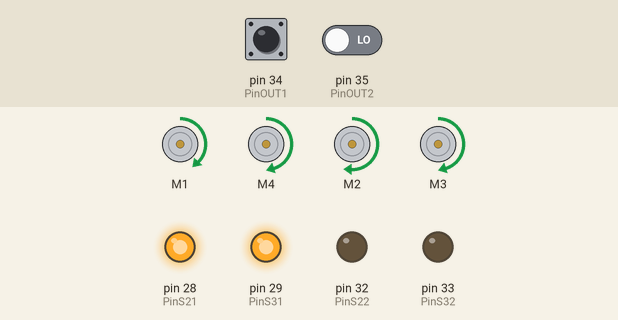
The sketch below on a simulated Arduino Mega 2560, built with avr-gcc and run on an emulated ATmega2560. On the bench: 4 × DC motor (green arrow = forward, orange = backward, longer = faster), output pins drawn as LEDs (lit = HIGH). The test bench sets the inputs (shaded band); at power-on: pin 34 (PinOUT1) LOW, pin 35 (PinOUT2) LOW. What the sketch prints to the serial monitor is not drawn.

Above: at 1.2 s.
1.3 s: pin 34 (PinOUT1) pulsed HIGH 2 times (0.12 s each, 0.3 s apart)
At 1.9 s:
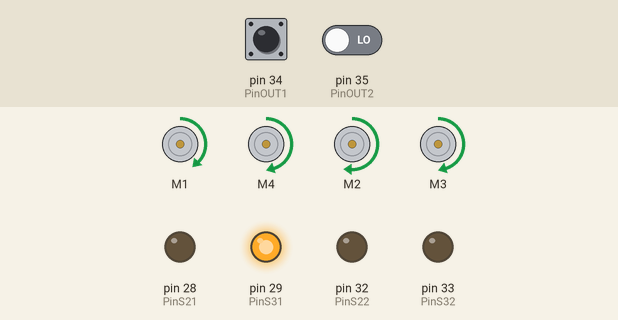
At 49.4 s:
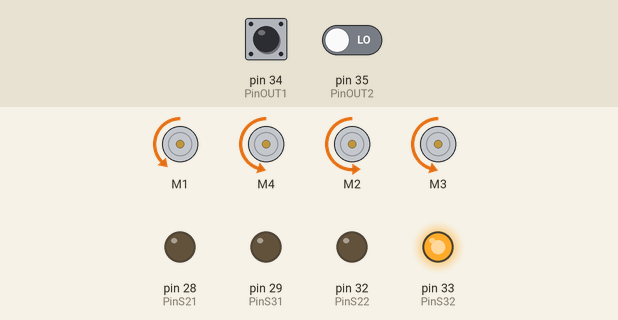
Timing chart, 0 to 51.1 s (numbered marks = the images above; inputs shaded):
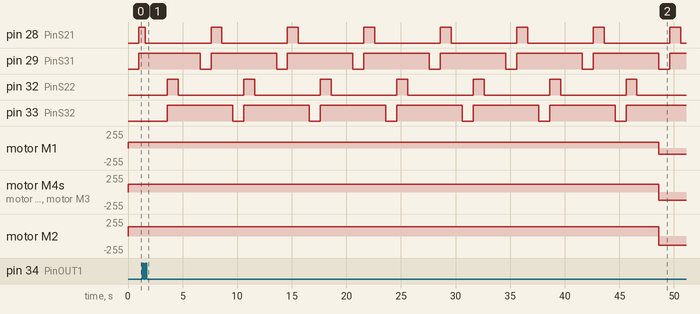

Measured:
- after the input at 1.3 s, motor M1: forward 90/255 → backward 90/255 after 47.3 s instead of 47.7 s; motor M4, motor M3: forward 120/255 → backward 120/255 after 47.3 s instead of 47.7 s; motor M2: forward 140/255 → backward 140/255 after 47.3 s instead of 47.7 s
- by itself, pin 28 (PinS21), pin 32 (PinS22): alternates HIGH for 1.0 s and LOW for 6.0 s
- by itself, pin 29 (PinS31), pin 33 (PinS32): alternates HIGH for 6.0 s and LOW for 1.0 s

The sketch:

circuito1.ino
```cpp
#include <AFMotor.h>

// Motores dianteiros DIR e ESQ
AF_DCMotor motor1(1);
AF_DCMotor motor2(4);

// Motores traseiros DIR e ESQ
AF_DCMotor motor3(2);
AF_DCMotor motor4(3);

const unsigned long moveDuration = 1000;  // Duração do movimento em milissegundos
const unsigned long stopDuration = 1000;  // Tempo para parar os motores antes de iniciar o próximo movimento

#define PinOUT1 34  // Definição do Pino OUT do sensor 1 na entrada digital 7
#define PinS01 26   // Definição do Pino S0 do sensor 1 na entrada digital 26
#define PinS11 27   // Definição do Pino S1 do sensor 1 na entrada digital 27
#define PinS21 28   // Definição do Pino S2 do sensor 1 na entrada digital 28
#define PinS31 29   // Definição do Pino S3 do sensor 1 na entrada digital 29

#define PinOUT2 35  // Definição do Pino OUT do sensor 2 na entrada digital 6
#define PinS02 30   // Definição do Pino S0 do sensor 2 na entrada digital 30
#define PinS12 31   // Definição do Pino S1 do sensor 2 na entrada digital 31
#define PinS22 32   // Definição do Pino S2 do sensor 2 na entrada digital 32
#define PinS32 33   // Definição do Pino S3 do sensor 2 na entrada digital 33

int red1, green1, blue1;  // Variáveis para o sensor 1
int red2, green2, blue2;  // Variáveis para o sensor 2

void norte() {
  motor1.setSpeed(90);   // M1 = 80 RPM(60) ; 100RPM(70) ; 128rpm (100)
  motor2.setSpeed(120);  // M4 = 64 RPM(60) ; 100RPM(93) ; 156rpm (100)
  motor3.setSpeed(140);  // M2 = 100 RPM(60) ; 176rpm (100)
  motor4.setSpeed(120);  // M3 = 104 RPM(60) ; 136rpm (100)

  motor1.run(FORWARD);
  motor2.run(FORWARD);
  motor3.run(FORWARD);
  motor4.run(FORWARD);
}

void sul() {
  motor1.setSpeed(90);   // M1 = 80 RPM(60) ; 100RPM(70) ; 128rpm (100)
  motor2.setSpeed(120);  // M4 = 64 RPM(60) ; 100RPM(93) ; 156rpm (100)
  motor3.setSpeed(140);  // M2 = 100 RPM(60) ; 176rpm (100)
  motor4.setSpeed(120);  // M3 = 104 RPM(60) ; 136rpm (100)

  motor1.run(BACKWARD);
  motor2.run(BACKWARD);
  motor3.run(BACKWARD);
  motor4.run(BACKWARD);
}

void leste() {
  motor1.setSpeed(90);   // M1 = 80 RPM(60) ; 100RPM(70) ; 128rpm (100)
  motor2.setSpeed(120);  // M4 = 64 RPM(60) ; 100RPM(93) ; 156rpm (100)
  motor3.setSpeed(140);  // M2 = 100 RPM(60) ; 176rpm (100)
  motor4.setSpeed(120);  // M3 = 104 RPM(60) ; 136rpm (100)

  motor1.run(FORWARD);  //m1
  motor2.run(BACKWARD);
  motor3.run(BACKWARD);  //m2
  motor4.run(FORWARD);
}

void oeste() {
  motor1.setSpeed(90);   // M1 = 80 RPM(60) ; 100RPM(70) ; 128rpm (100)
  motor2.setSpeed(120);  // M4 = 64 RPM(60) ; 100RPM(93) ; 156rpm (100)
  motor3.setSpeed(140);  // M2 = 100 RPM(60) ; 176rpm (100)
  motor4.setSpeed(120);  // M3 = 104 RPM(60) ; 136rpm (100)

  motor1.run(BACKWARD);
  motor2.run(FORWARD);
  motor3.run(FORWARD);
  motor4.run(BACKWARD);
}

void nordeste() {
  motor1.setSpeed(90);   // M1 = 80 RPM(60) ; 100RPM(70) ; 128rpm (100)
  motor2.setSpeed(0);    // M4 = 64 RPM(60) ; 100RPM(93) ; 156rpm (100)
  motor3.setSpeed(0);    // M2 = 100 RPM(60) ; 176rpm (100)
  motor4.setSpeed(120);  // M3 = 104 RPM(60) ; 136rpm (100)

  motor1.run(FORWARD);  //m1
  motor2.run(RELEASE);
  motor3.run(RELEASE);  //m2
  motor4.run(FORWARD);
}

void noroeste() {
  motor1.setSpeed(0);    // M1 = 80 RPM(60) ; 100RPM(70) ; 128rpm (100)
  motor2.setSpeed(120);  // M4 = 64 RPM(60) ; 100RPM(93) ; 156rpm (100)
  motor3.setSpeed(120);  // M2 = 100 RPM(60) ; 176rpm (100)
  motor4.setSpeed(0);    // M3 = 104 RPM(60) ; 136rpm (100)

  motor1.run(RELEASE);  //M1
  motor2.run(FORWARD);
  motor3.run(FORWARD);  //M2
  motor4.run(RELEASE);
}

void pararMotores() {

  motor1.setSpeed(0);  // M1 = 80 RPM(60) ; 100RPM(70) ; 128rpm (100)
  motor2.setSpeed(0);  // M4 = 64 RPM(60) ; 100RPM(93) ; 156rpm (100)
  motor3.setSpeed(0);  // M2 = 100 RPM(60) ; 176rpm (100)
  motor4.setSpeed(0);  // M3 = 104 RPM(60) ; 136rpm (100)
}


void setup() {


  Serial.begin(9600);  // Inicia o monitor Serial com velocidade de 9600

  // Define a velocidade maxima para os motores 1 e 2
  motor1.setSpeed(0);  // M1
  motor2.setSpeed(0);  // M4
  motor3.setSpeed(0);  // M2
  motor4.setSpeed(0);  // M3

  pararMotores();


  pinMode(PinOUT1, INPUT);  // Definição do PinOUT1 como sendo um pino de entrada
  pinMode(PinS21, OUTPUT);  // Definição do Pino S2 do sensor 1 como sendo um pino de saída
  pinMode(PinS31, OUTPUT);  // Definição do Pino S3 do sensor 1 como sendo um pino de saída

  pinMode(PinOUT2, INPUT);  // Definição do PinOUT2 como sendo um pino de entrada
  pinMode(PinS22, OUTPUT);  // Definição do Pino S2 do sensor 2 como sendo um pino de saída
  pinMode(PinS32, OUTPUT);  // Definição do Pino S3 do sensor 2 como sendo um pino de saída

  Serial.println("AA");

  norte();
}

int state = 0;
int timeX = 5;

void loop() {


  if (timeX > 5) {
    timeX = 0;
    switch (state) {
      case 0:
        Serial.println("NORTE");
        norte();
        state = 1;
        break;
      case 1:
        Serial.println("SUL");
        sul();
        state = 2;
        break;
      case 2:
        Serial.println("LESTE");
        leste();
        state = 3;
        break;
      case 3:
        Serial.println("OESTE");
        oeste();
        state = 0;
        break;
    }
  }

  timeX+=1;

  /*norte();
  sul();
  leste();
  oeste();
  nordeste();*/


  // Leitura do sensor 1
  digitalWrite(PinS21, LOW);
  digitalWrite(PinS31, LOW);
  red1 = pulseIn(PinOUT1, LOW);
  Serial.print("Sensor 1 - R: ");
  Serial.print(red1);
  //delay(15);

  digitalWrite(PinS21, HIGH);
  digitalWrite(PinS31, HIGH);
  green1 = pulseIn(PinOUT1, LOW);
  Serial.print(" G: ");
  Serial.print(green1);
  //delay(15);

  digitalWrite(PinS21, LOW);
  digitalWrite(PinS31, HIGH);
  blue1 = pulseIn(PinOUT1, LOW);
  Serial.print(" B: ");
  Serial.println(blue1);
  //delay(15);

  // Leitura do sensor 2
  digitalWrite(PinS22, LOW);
  digitalWrite(PinS32, LOW);
  red2 = pulseIn(PinOUT2, LOW);
  Serial.print("Sensor 2 - R: ");
  Serial.print(red2);
  //delay(15);

  digitalWrite(PinS22, HIGH);
  digitalWrite(PinS32, HIGH);
  green2 = pulseIn(PinOUT2, LOW);
  Serial.print(" G: ");
  Serial.print(green2);
  //delay(15);

  digitalWrite(PinS22, LOW);
  digitalWrite(PinS32, HIGH);
  blue2 = pulseIn(PinOUT2, LOW);
  Serial.print(" B: ");
  Serial.println(blue2);
  //delay(15);

  cores();  // chamada da função cores() para ambos sensores
  delay(1000);
}

void cores() {
  // Função para o sensor 1
  Serial.print("Sensor 1 - Cor: ");
  if (blue1 > 25 && red1 > 25 && green1 > 25) {
    Serial.println("Preto");
  } else if (blue1 < 10 && red1 < 10 && green1 < 10) {
    Serial.println("Branco");
  } else if (blue1 < red1 && blue1 < green1) {
    Serial.println("Azul");
  } else if (green1 < red1 && green1 < blue1) {
    Serial.println("Verde");
  } else if (red1 < blue1 && red1 < green1 && red1 < 100) {
    Serial.println("Vermelho");
  }

  // Função para o sensor 2
  Serial.print("Sensor 2 - Cor: ");
  if (blue2 > 25 && red2 > 25 && green2 > 25) {
    Serial.println("Preto");
  } else if (blue2 < 10 && red2 < 10 && green2 < 10) {
    Serial.println("Branco");
  } else if (blue2 < red2 && blue2 < green2) {
    Serial.println("Azul");
  } else if (green2 < red2 && green2 < blue2) {
    Serial.println("Verde");
  } else if (red2 < blue2 && red2 < green2 && red2 < 100) {
    Serial.println("Vermelho");
  }
}
```
